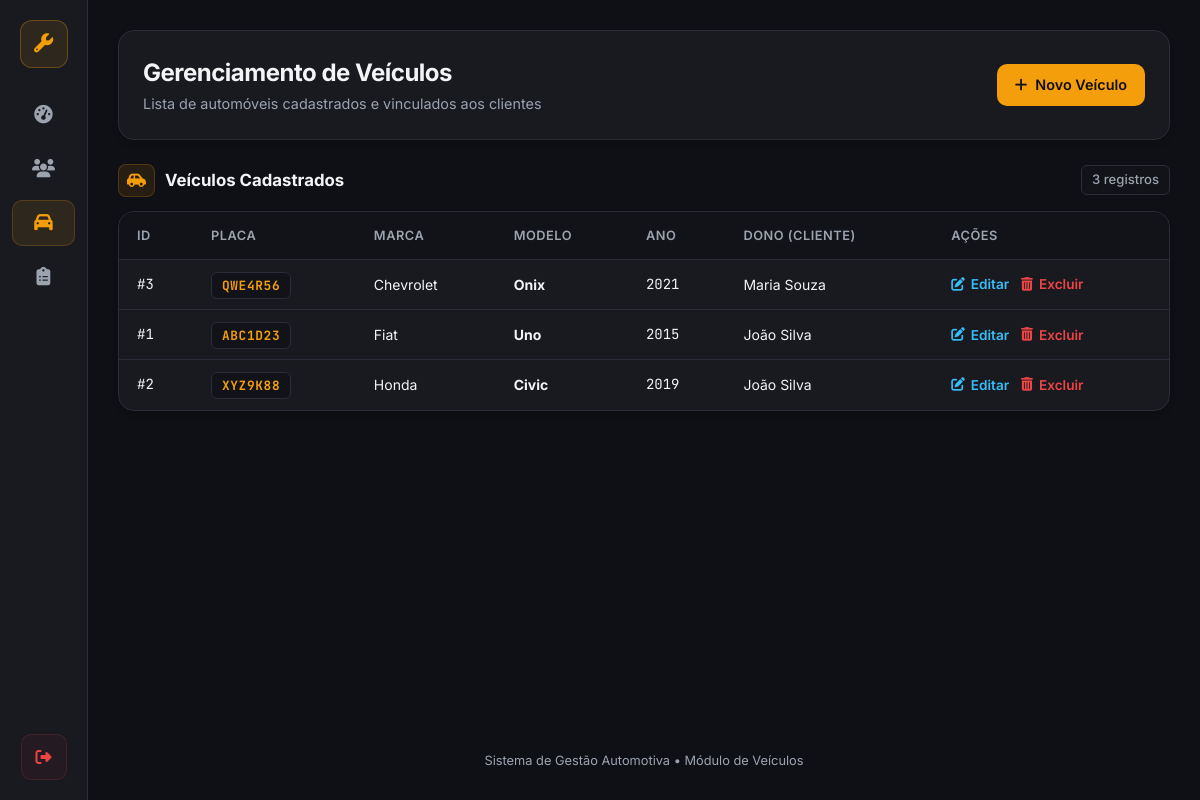
/veiculos/listar.php (signed in), run on the app's committed database.
### tables this page shows
CREATE TABLE IF NOT EXISTS veiculos (
    id INT AUTO_INCREMENT PRIMARY KEY,
    cliente_id INT NOT NULL,
    placa VARCHAR(10) NOT NULL UNIQUE,
    marca VARCHAR(50) NOT NULL,
    modelo VARCHAR(50) NOT NULL,
    ano INT,
    FOREIGN KEY (cliente_id) REFERENCES clientes(id)
);

CREATE TABLE IF NOT EXISTS clientes (
    id INT AUTO_INCREMENT PRIMARY KEY,
    nome VARCHAR(100) NOT NULL,
    telefone VARCHAR(20) NOT NULL,
    email VARCHAR(100)
);

### veiculos/listar.php (the view, shortened to what this page needs)
<?php
require_once "../conexao.php";
$sql = "SELECT v.id, v.placa, v.marca, v.modelo, v.ano, c.nome AS dono
        FROM veiculos v
        JOIN clientes c ON v.cliente_id = c.id
        ORDER BY v.marca, v.modelo";
$veiculos = $pdo->query($sql)->fetchAll(PDO::FETCH_ASSOC);
$totalVeiculos = count($veiculos);
?>
<!DOCTYPE html>
<html lang="pt-br">
<head>
    <link rel="stylesheet" href="https://cdnjs.cloudflare.com/ajax/libs/font-awesome/6.5.1/css/all.min.css">
</head>
<body>
<div class="app">
    <aside class="rail">
        <a href="../index.php" class="rail-logo" title="Oficina Mecânica" aria-label="Oficina Mecânica"><i class="fa-solid fa-wrench"></i></a>
        <nav class="rail-nav" aria-label="Navegação principal">
            <a href="../index.php" title="Painel" aria-label="Painel"><i class="fa-solid fa-gauge-high"></i></a>
            <a href="../clientes/listar.php" title="Clientes" aria-label="Clientes"><i class="fa-solid fa-users"></i></a>
            <a href="listar.php" class="active" title="Veículos" aria-label="Veículos" aria-current="page"><i class="fa-solid fa-car"></i></a>
            <a href="../ordens/listar.php" title="Ordens de Serviço" aria-label="Ordens de Serviço"><i class="fa-solid fa-clipboard-list"></i></a>
        </nav>
        <a href="../logout.php" class="rail-out" title="Sair do Sistema" aria-label="Sair"><i class="fa-solid fa-right-from-bracket"></i></a>
    </aside>
    <main class="main">
        <div class="head">
            <div>
                <h1>Gerenciamento de Veículos</h1>
                <p>Lista de automóveis cadastrados e vinculados aos clientes</p>
            </div>
            <a href="cadastrar.php" class="btn-primary">
                <i class="fa-solid fa-plus"></i> Novo Veículo
            </a>
        </div>
        <section>
            <div class="sec-title">
                <i class="fa-solid fa-car-side"></i> Veículos Cadastrados
                <span class="aux"><?= $totalVeiculos ?> registros</span>
            </div>
            <div class="box tbl-wrap">
                <table>
                    <thead>
                        <tr>
                            <th>ID</th>
                            <th>Placa</th>
                            <th>Marca</th>
                            <th>Modelo</th>
                            <th>Ano</th>
                            <th>Dono (Cliente)</th>
                            <th>Ações</th>
                        </tr>
                    </thead>
                    <tbody>
                        <?php if (empty($veiculos)): ?>
                            <tr><td colspan="7" class="vazio">Nenhum veículo cadastrado no momento.</td></tr>
                        <?php else: ?>
                            <?php foreach ($veiculos as $v): ?>
                                <tr>
                                    <td class="mono">#<?= (int)$v['id'] ?></td>
                                    <td><span class="plate"><?= htmlspecialchars($v['placa']) ?></span></td>
                                    <td><?= htmlspecialchars($v['marca']) ?></td>
                                    <td><b><?= htmlspecialchars($v['modelo']) ?></b></td>
                                    <td class="mono"><?= (int)$v['ano'] ?></td>
                                    <td><?= htmlspecialchars($v['dono']) ?></td>
                                    <td>
                                        <div class="actions-cell">
                                            <a href="editar.php?id=<?= $v['id'] ?>" class="action-link action-edit" title="Editar veículo">
                                                <i class="fa-solid fa-pen-to-square"></i> Editar
                                            </a>
                                            <a href="excluir.php?id=<?= $v['id'] ?>" class="action-link action-delete" onclick="return confirm('Tem certeza que deseja excluir este veículo?')" title="Excluir veículo">
                                                <i class="fa-solid fa-trash-can"></i> Excluir
                                            </a>
                                        </div>
                                    </td>
                                </tr>
                            <?php endforeach; ?>
                        <?php endif; ?>
                    </tbody>
                </table>
            </div>
        </section>
        <div class="foot">Sistema de Gestão Automotiva &bull; Módulo de Veículos</div>
    </main>
</div>
</body>
</html>

### veiculos/listar.php (style rules this page uses)
:root { --canvas: #0f1015; --card: #181a20; --text: #f3f4f6; --muted: #9ca3af; --accent: #f59e0b; --accent-hover: #d97706; --cyan: #38bdf8; --red: #ef4444; --green: #10b981; --line: #2a2e39; --mono: 'JetBrains Mono', monospace; --sans: 'Inter', sans-serif; }
* { box-sizing: border-box; margin: 0; padding: 0; }
body { font-family: var(--sans); background: var(--canvas); color: var(--text); line-height: 1.5; }
a { color: inherit; text-decoration: none; }
.mono { font-family: var(--mono); }
.app { display: grid; grid-template-columns: 88px minmax(0, 1fr); min-height: 100vh; }
.rail { position: sticky; top: 0; height: 100vh; display: flex; flex-direction: column; align-items: center; gap: 16px; padding: 20px 0; background: var(--card); border-right: 1px solid var(--line); z-index: 10; }
.rail-logo { width: 48px; height: 48px; display: grid; place-items: center; background: rgba(245, 158, 11, 0.1); border: 1px solid rgba(245, 158, 11, 0.3); border-radius: 12px; color: var(--accent); font-size: 1.2rem; margin-bottom: 8px; transition: transform 0.2s; }
.rail-nav { display: flex; flex-direction: column; gap: 8px; width: 100%; padding: 0 12px; }
.rail-nav a { position: relative; height: 46px; display: flex; align-items: center; justify-content: center; color: var(--muted); font-size: 1.15rem; border-radius: 10px; transition: all 0.2s ease; }
.rail-nav a.active { color: var(--accent); background: rgba(245, 158, 11, 0.1); border: 1px solid rgba(245, 158, 11, 0.2); }
.rail-out { margin-top: auto; width: 46px; height: 46px; display: grid; place-items: center; color: var(--red); background: rgba(239, 68, 68, 0.05); border: 1px solid rgba(239, 68, 68, 0.15); border-radius: 10px; transition: all 0.2s; }
.main { padding: 30px; min-width: 0; display: flex; flex-direction: column; gap: 24px; }
.head { display: flex; align-items: center; justify-content: space-between; gap: 16px; flex-wrap: wrap; background: var(--card); padding: 24px; border: 1px solid var(--line); border-radius: 16px; box-shadow: 0 4px 6px -1px rgba(0,0,0,0.2); }
.head h1 { font-size: 1.5rem; font-weight: 700; color: var(--text); letter-spacing: -0.5px; }
.head p { color: var(--muted); font-size: 0.9rem; margin-top: 2px; }
.btn-primary { background-color: var(--accent); color: #12100e; font-weight: 600; border: none; border-radius: 10px; padding: 10px 18px; font-size: 0.9rem; cursor: pointer; transition: background-color 0.2s; display: inline-flex; align-items: center; gap: 8px; text-decoration: none; }
.box { background: var(--card); border: 1px solid var(--line); border-radius: 16px; box-shadow: 0 4px 6px -1px rgba(0,0,0,0.2); }
.sec-title { display: flex; align-items: center; gap: 10px; font-size: 1.05rem; font-weight: 700; margin-bottom: 14px; color: var(--text); }
.sec-title i { color: var(--accent); font-size: 0.95rem; background: rgba(245, 158, 11, 0.1); padding: 8px; border-radius: 8px; border: 1px solid rgba(245, 158, 11, 0.2); }
.sec-title .aux { margin-left: auto; font-weight: 500; font-size: 0.82rem; color: var(--muted); background: #121318; padding: 4px 10px; border-radius: 6px; border: 1px solid var(--line); }
.tbl-wrap { overflow-x: auto; border-radius: 16px; }
table { width: 100%; border-collapse: collapse; font-size: 0.875rem; text-align: left; }
th { font-weight: 600; color: var(--muted); background: #121318; padding: 14px 18px; border-bottom: 1px solid var(--line); white-space: nowrap; font-size: 0.8rem; text-transform: uppercase; letter-spacing: 0.5px; }
td { padding: 14px 18px; border-bottom: 1px solid var(--line); white-space: nowrap; color: var(--text); }
tbody tr:last-child td { border-bottom: 0; }
.plate { font-family: var(--mono); font-size: 0.8rem; font-weight: 700; letter-spacing: 0.05em; padding: 4px 10px; background: #121318; border: 1px solid var(--line); border-radius: 6px; color: var(--accent); }
.actions-cell { display: flex; gap: 12px; align-items: center; }
.action-link { font-size: 0.85rem; font-weight: 600; transition: color 0.2s; display: inline-flex; align-items: center; gap: 6px; }
.action-edit { color: var(--cyan); }
.action-delete { color: var(--red); }
.foot { margin-top: auto; padding-top: 10px; text-align: center; color: var(--muted); font-size: 0.8rem; }

### data on the page
veiculos: id "3", placa "QWE4R56", marca "Chevrolet", modelo "Onix", ano "2021", cliente.nome "Maria Souza"
veiculos: id "1", placa "ABC1D23", marca "Fiat", modelo "Uno", ano "2015", cliente.nome "João Silva"
veiculos: id "2", placa "XYZ9K88", marca "Honda", modelo "Civic", ano "2019", cliente.nome "João Silva"

### other printed values
$totalVeiculos "3"
